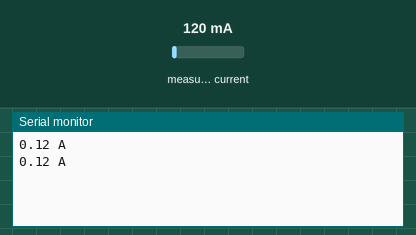
This sketch was run on a simulated Arduino Uno, built with avr-gcc and run on an emulated ATmega328P. On the bench: the last lines printed to the serial monitor. Inputs (shaded band) come from the test bench; at power-on: measured current 120 mA.

Above: at 2.1 s.
2.2 s: measured current set to 40 mA
At 3.3 s:
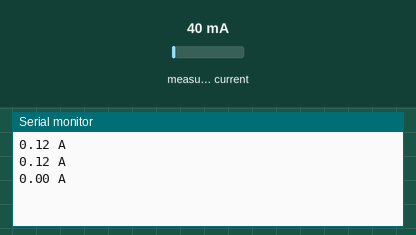
3.8 s: measured current set to 500 mA
At 3.8 s:
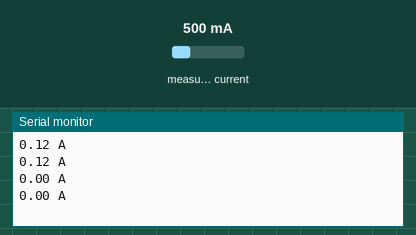
Timing chart, 0 to 6.8 s (numbered marks = the images above; inputs shaded):
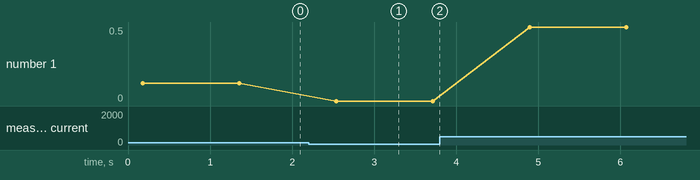

Measured:
- after the input at 2.2 s, the serial monitor: prints a new line after 0.34 s (image 1)
- plotted number 1: 0.12 → 0 after the input at 2.2 s, 0 → 0.5 after the input at 3.8 s

The sketch:

Percobaan_Sensor_AC712.ino
```cpp
// (licence header left out)
#include "EmonLib.h"                   // Include Emon Library
EnergyMonitor emon1;                   // Create an instance

void setup()
{
  Serial.begin(9600);

  emon1.current(39, 1.65);             // Current: input pin, calibration.
}

void loop()
{
  double Irms = emon1.calcIrms(1480);  // Calculate Irms only

//  Serial.print(Irms*220.0);	       // Apparent power
//  Serial.print(" ");
  if(Irms < 0.1){
    Irms = 0;
  }
  Serial.print(Irms);		       // Irms
  Serial.println(" A");           // Irms


  delay(1000);
}
```
